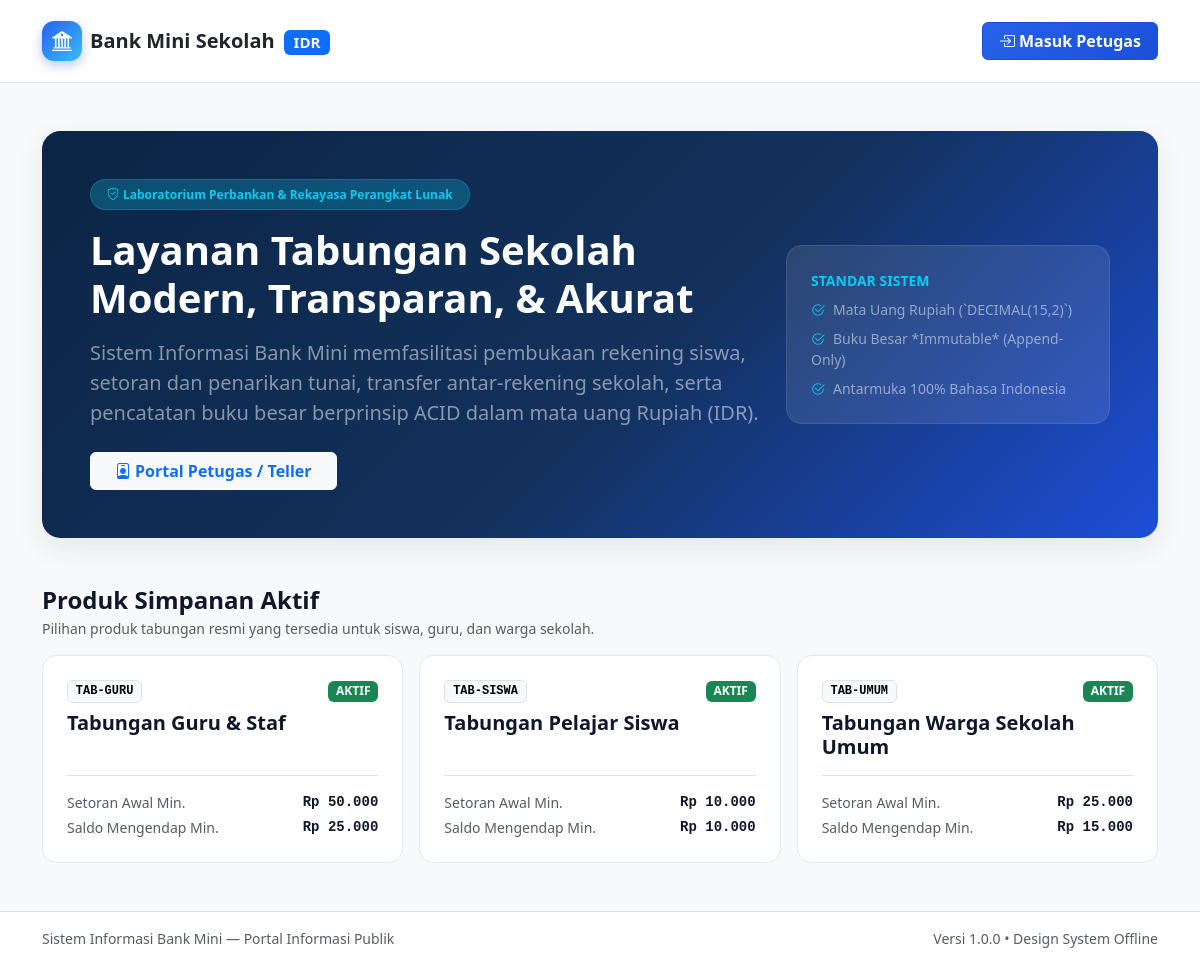
/portal, run on the app's committed database.
### tables this page shows
CREATE TABLE IF NOT EXISTS `produk_tabungan` (
    `id` INT UNSIGNED AUTO_INCREMENT PRIMARY KEY,
    `kode_produk` VARCHAR(20) NOT NULL UNIQUE,
    `nama_produk` VARCHAR(100) NOT NULL,
    `setoran_awal_minimum` DECIMAL(15,2) NOT NULL DEFAULT 10000.00,
    `saldo_mengendap_minimum` DECIMAL(15,2) NOT NULL DEFAULT 10000.00,
    `biaya_admin_bulanan` DECIMAL(15,2) NOT NULL DEFAULT 0.00,
    `status` ENUM('aktif', 'nonaktif') NOT NULL DEFAULT 'aktif',
    `dibuat_pada` DATETIME NOT NULL DEFAULT CURRENT_TIMESTAMP
);

### aplikasi/Tampilan/publik/portal.php (the view, shortened to what the rows shown need)
<main class="container py-4 py-md-5 flex-grow-1">
    <section class="hero-publik-bankmini p-4 p-md-5 mb-5">
        <div class="row align-items-center g-4">
            <div class="col-12 col-lg-8">
                <h1 class="display-6 fw-bold mb-3">
                    Layanan Tabungan Sekolah Modern, Transparan, &amp; Akurat
                </h1>
            </div>
        </div>
    </section>
    <section>
        <div class="d-flex flex-wrap align-items-center justify-content-between gap-2 mb-3">
            <div>
                <h2 class="h4 fw-bold mb-1">Produk Simpanan Aktif</h2>
            </div>
        </div>
        <div class="row g-3">
            <?php if (!empty($daftarProdukAktif) && is_array($daftarProdukAktif)) : ?>
                <?php foreach ($daftarProdukAktif as $barisProduk) : ?>
                    <div class="col-12 col-md-4">
                        <div class="kartu-produk-publik p-4 h-100 d-flex flex-column justify-content-between">
                            <div>
                                <div class="d-flex align-items-center justify-content-between gap-2 mb-2">
                                    <span class="badge text-bg-light border font-monospace">
                                        <?= amankanHtml($barisProduk['kode_produk'] ?? '') ?>
                                    </span>
                                    <?= komponenUi('lencana_status', [
                                        'status' => (string) ($barisProduk['status'] ?? 'AKTIF'),
                                    ]) ?>
                                </div>
                                <h3 class="h5 fw-bold mb-3"><?= amankanHtml($barisProduk['nama_produk'] ?? '') ?></h3>
                            </div>
                            <div class="border-top pt-3 small d-flex flex-column gap-1">
                                <div class="d-flex justify-content-between">
                                    <span class="text-muted">Setoran Awal Min.</span>
                                    <span class="fw-semibold angka-keuangan">
                                        <?= amankanHtml(formatRupiah((string) ($barisProduk['setoran_awal_minimum'] ?? '0'))) ?>
                                    </span>
                                </div>
                                <div class="d-flex justify-content-between">
                                    <span class="text-muted">Saldo Mengendap Min.</span>
                                    <span class="fw-semibold angka-keuangan">
                                        <?= amankanHtml(formatRupiah((string) ($barisProduk['saldo_mengendap_minimum'] ?? '0'))) ?>
                                    </span>
                                </div>
                            </div>
                        </div>
                    </div>
                <?php endforeach; ?>
            <?php endif; ?>
        </div>
    </section>
</main>

### aplikasi/Tampilan/komponen/lencana_status.php
<?php
$teksStatus = strtoupper(trim((string) ($status ?? '')));
$petaKelasLencana = [
    'KREDIT' => 'text-bg-success',
    'AKTIF' => 'text-bg-success',
    'DEBIT' => 'text-bg-danger',
    'TUTUP' => 'text-bg-danger',
    'KOREKSI' => 'text-bg-warning',
    'BEKU' => 'text-bg-warning',
    'NONAKTIF' => 'text-bg-secondary',
    'SETOR' => 'text-bg-light border text-dark',
    'TARIK' => 'text-bg-light border text-dark',
    'TRANSFER' => 'text-bg-primary bg-opacity-75',
];
$kelasLencana = (string) ($kelasTambahan ?? ($petaKelasLencana[$teksStatus] ?? 'text-bg-secondary'));
?>
<span class="badge <?= amankanHtml($kelasLencana) ?>">
    <?= amankanHtml($teksStatus !== '' ? $teksStatus : '-') ?>
</span>

### data on the page
produk_tabungan: kode_produk "TAB-GURU", nama_produk "Tabungan Guru & Staf", setoran_awal_minimum "Rp 50.000", saldo_mengendap_minimum "Rp 25.000"
produk_tabungan: kode_produk "TAB-SISWA", nama_produk "Tabungan Pelajar Siswa", setoran_awal_minimum "Rp 10.000", saldo_mengendap_minimum "Rp 10.000"
produk_tabungan: kode_produk "TAB-UMUM", nama_produk "Tabungan Warga Sekolah Umum", setoran_awal_minimum "Rp 25.000", saldo_mengendap_minimum "Rp 15.000"

### other printed values
amankanHtml($namaAplikasi ?? 'Sistem Informasi Bank Mini') "Sistem Informasi Bank Mini"
amankanHtml($versiAplikasi ?? '1.0.0') "1.0.0"
